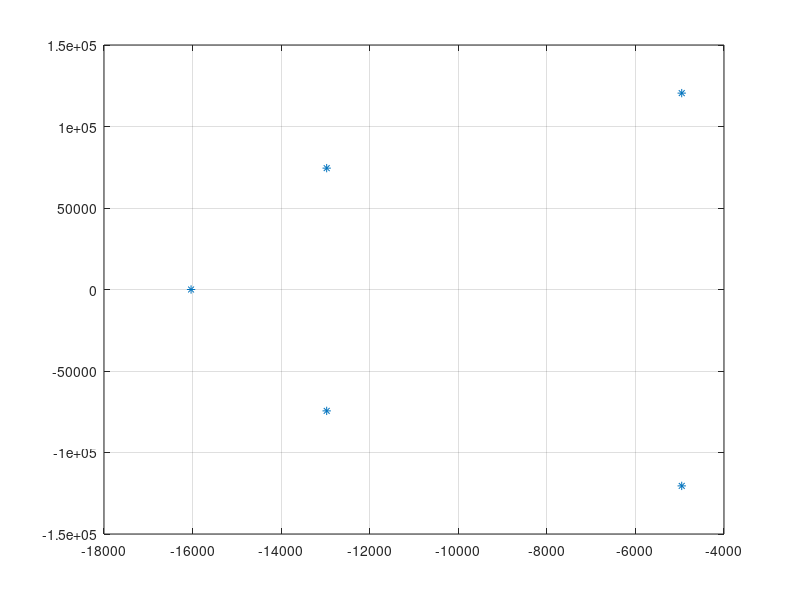

MATLAB code for this plot: (Note: this script raises an error after producing the figure.)
clear 
close all
clc
N = 5;
Wp = 2*pi*20e3;
Rp = 5;
[num, den] = cheby1(N, Rp, Wp, 'low', 's');
[z, p, k] = cheby1(N, Rp, Wp, 'low', 's');


% Poles and Zeros
figure('Position',[400 600 400 400]);
figure(1)
plot(z,'o');
hold on
plot(p,'*');
grid on

T = tf(num, den);
[H, w] = freqs(num, den);
% Magnitude response
figure('Position',[900 750 400 250]);
figure(2);
semilogx(w, 20*log10(abs(H)));
grid on
xline(2*pi*20e3);

% Phase response
figure('Position',[900 400 400 250]);
figure(3);
% semilogx(w, 180/pi*phase(H));
semilogx(w, 180/pi*unwrap(angle(H)));

grid on

% Group delay
% gd = -diff(phase(H))./diff(w);
gd = -diff(unwrap(angle(H)))./diff(w);
figure('Position',[900 50 400 250]);
figure(4);
semilogx(w(1:length(w)-1), gd);
grid on

% Step response
figure('Position',[400 50 400 400]);
figure(5)
step(T)
grid on
